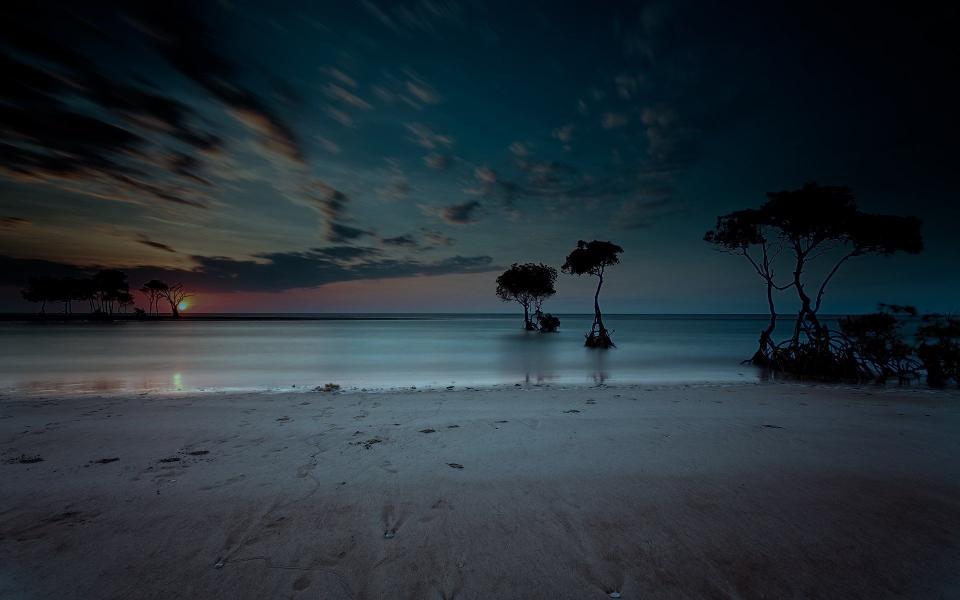
#> input picture Image Conversion/1.jpg, 1920 x 1200 px (shown at 1/2 size)
$ python resim.py
#> lines starting #> are read from the running program, lines starting #| are printed output that depends on the picture
import cv2

def nothing(x):#Trackbar oluştururken hata almamamız için
    pass


img1=cv2.imread("1.jpg")
#> img1 is the input picture: shape (1200, 1920, 3); mean B, G, R 54.5, 47.1, 35.9
img1=cv2.resize(img1,(640,480))
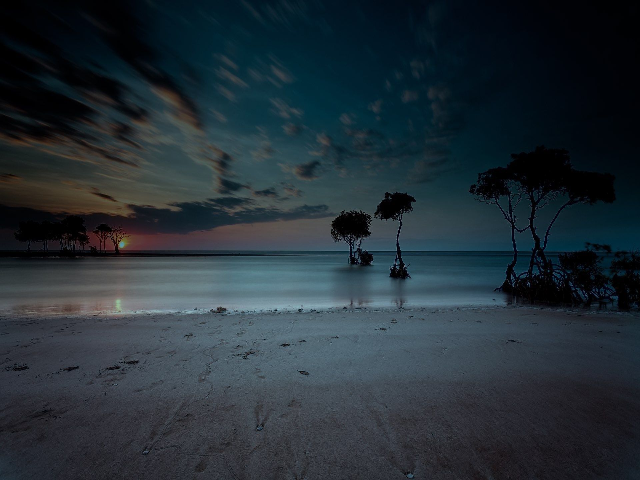
#> img1: shape (480, 640, 3); mean B, G, R 54.6, 47.2, 35.9

img2=cv2.imread("2.jpg")
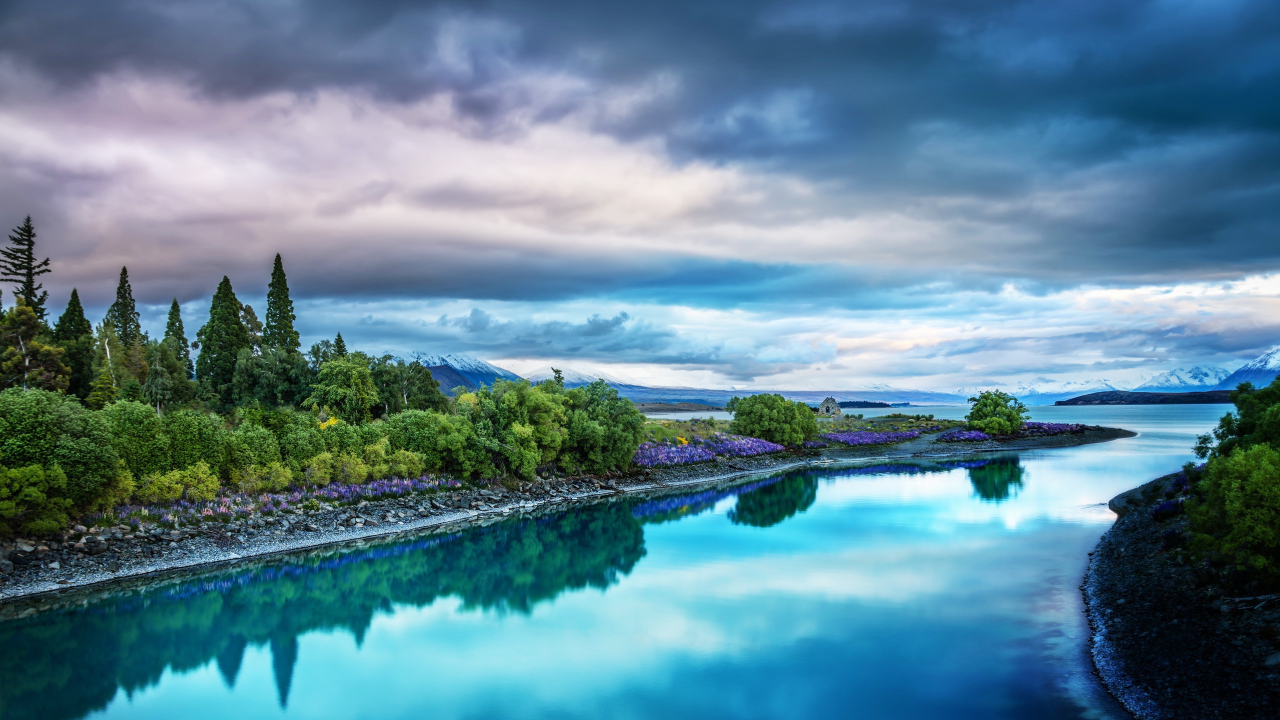
#> input picture Image Conversion/2.jpg, 2560 x 1440 px (shown at 1/2 size)
#> img2 is the input picture: shape (1440, 2560, 3); mean B, G, R 149.2, 131.5, 92.7
img2=cv2.resize(img2,(640,480))
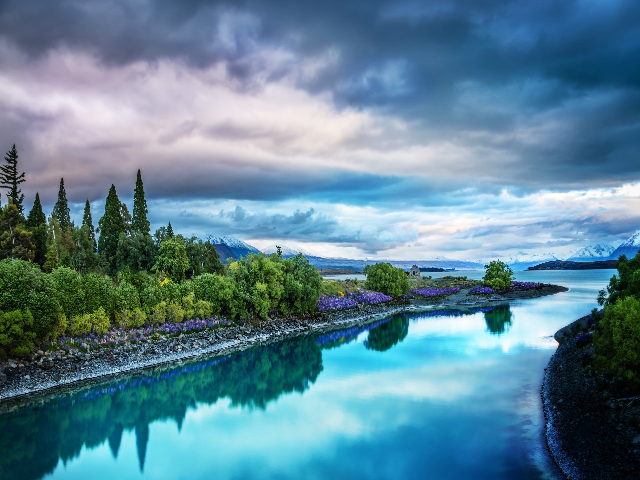
#> img2: shape (480, 640, 3); mean B, G, R 149.4, 131.7, 92.9

output=cv2.addWeighted(img1,0.5,img2,0.5,0)
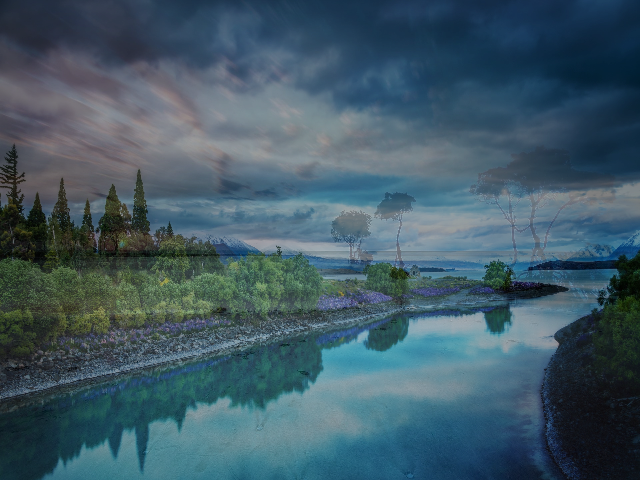
#> output: shape (480, 640, 3); mean B, G, R 102, 89.4, 64.4
windowname="Donusum"
cv2.namedWindow(windowname)

cv2.createTrackbar("Alpha/Beta",windowname,0,500,nothing)
#> slider 'Alpha/Beta' is set to 100

while True:
    cv2.imshow(windowname,output)
    alpha=cv2.getTrackbarPos("Alpha/Beta",windowname)/500
    beta=1-alpha
    output=cv2.addWeighted(img1,alpha,img2,beta,0)
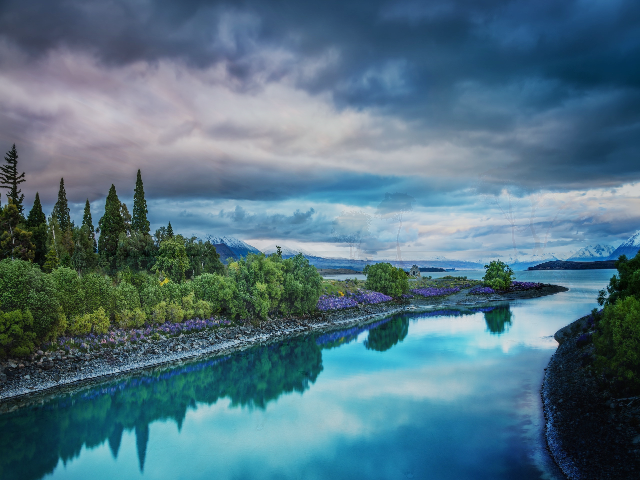
#> output: shape (480, 640, 3); mean B, G, R 130.4, 114.8, 81.5
    print(alpha,beta)

    if cv2.waitKey(1) ==27:
#> (key Esc is pressed here)
        break


cv2.destroyAllWindows()
